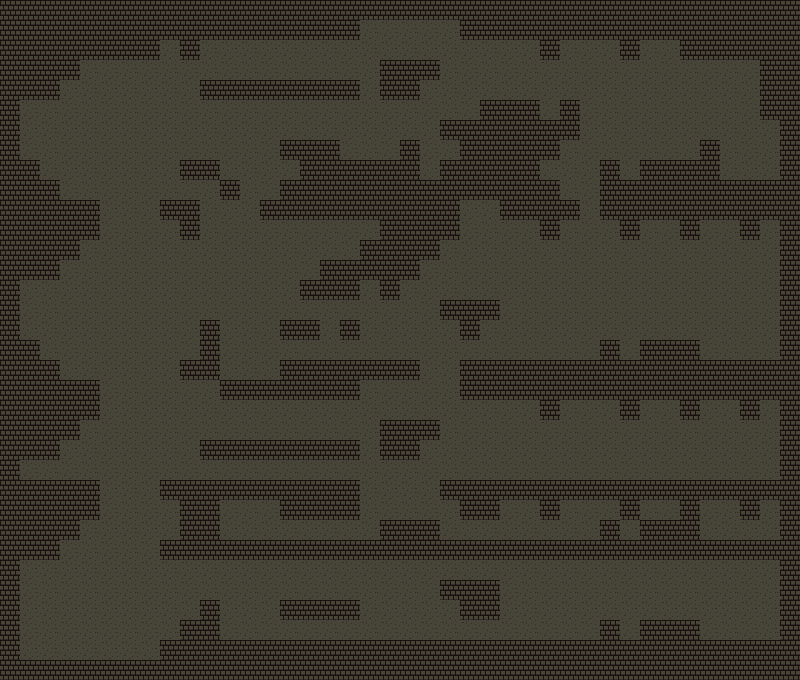

A 2D game scene composited from a Tiled map and its tileset images. What follows is a short description and the map's XML, with each tile layer's data collapsed to a summary:
An orthogonal 40x34 tile map with 20x20 px tiles, 3 tile layers (Floor, Boundry, Walls), 2 tilesets and 6 objects.

<map version="1.0" orientation="orthogonal" renderorder="right-down" width="40" height="34" tilewidth="20" tileheight="20" nextobjectid="27">
 <tileset firstgid="1" name="Wall" tilewidth="20" tileheight="20">
  <image source="Dirt_Wall.png" width="20" height="20" />
 </tileset>
 <tileset firstgid="2" name="Dirt_Floor" tilewidth="20" tileheight="20">
  <image source="Dirt_Floor.png" width="20" height="20" />
 </tileset>
 <layer name="Floor" width="40" height="34">
  <data>[1360 cells, 1360 non-empty, 1 distinct tile ids]</data>
 </layer>
 <layer name="Boundry" width="40" height="34">
  <data>[1360 cells, 144 non-empty, 1 distinct tile ids]</data>
 </layer>
 <objectgroup name="PickUps">
  <object id="21" x="181" y="181" width="14" height="14" />
  <object id="22" x="247" y="107" width="10" height="12" />
  <object id="23" x="209" y="27" width="8" height="10" />
  <object id="24" x="642" y="447" width="10" height="12" />
  <object id="25" x="242" y="511" width="16" height="12" />
  <object id="26" x="750" y="155" width="10" height="4" />
 </objectgroup>
 <layer name="Walls" width="40" height="34">
  <data>[1360 cells, 435 non-empty, 1 distinct tile ids]</data>
 </layer>
</map>